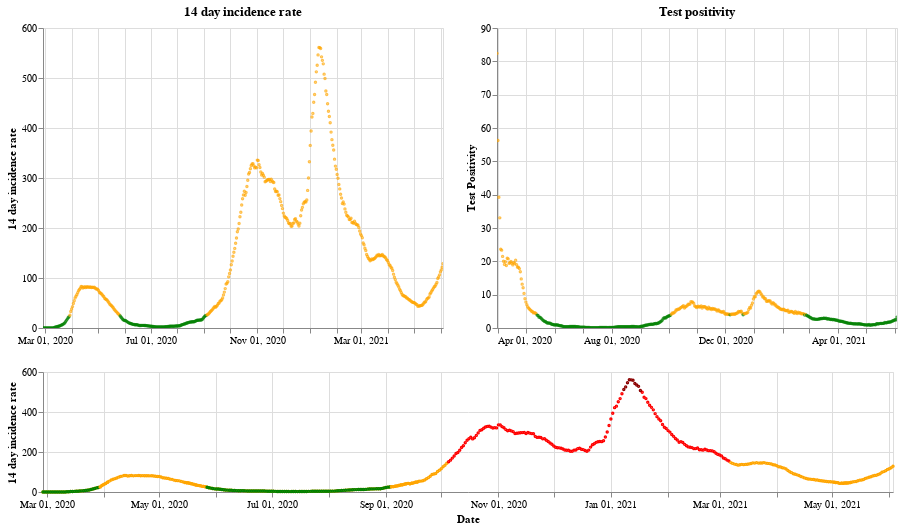

The notebook cell this image was saved under:
### Markdown cell above
## Scotland

### Code cell
plot_traffic_light('Scotland')

### Figure 1 — Vega-Lite specification as saved in the notebook (floating-point values rounded to 4 significant figures; data arrays with more than 128 entries replaced by an {"elided": "..."} marker saying what was removed)
{"config": {"view": {"continuousWidth": 400, "continuousHeight": 300}}, "vconcat": [{"hconcat": [{"mark": {"type": "point", "size": 2}, "encoding": {"color": {"condition": {"value": "green", "test": "(datum.twoWeeklyCasesRate <= 25)"}, "value": "orange"}, "tooltip": [{"type": "nominal", "field": "areaName"}, {"type": "temporal", "field": "date"}, {"type": "quantitative", "field": "twoWeeklyCasesRate"}, {"type": "quantitative", "field": "testPositivity"}], "x": {"type": "temporal", "axis": {"title": ""}, "field": "date", "scale": {"domain": {"selection": "DateBrush"}}, "timeUnit": "yearmonthdate"}, "y": {"type": "quantitative", "axis": {"title": "14 day incidence rate"}, "field": "twoWeeklyCasesRate"}}, "title": "14 day incidence rate", "width": 400}, {"mark": {"type": "point", "size": 2}, "encoding": {"color": {"condition": {"value": "green", "test": "(datum.testPositivity <= 4)"}, "value": "orange"}, "tooltip": [{"type": "nominal", "field": "areaName"}, {"type": "temporal", "field": "date"}, {"type": "quantitative", "field": "twoWeeklyCasesRate"}, {"type": "quantitative", "field": "testPositivity"}], "x": {"type": "temporal", "axis": {"title": ""}, "field": "date", "scale": {"domain": {"selection": "DateBrush"}}, "timeUnit": "yearmonthdate"}, "y": {"type": "quantitative", "axis": {"title": "Test Positivity"}, "field": "testPositivity"}}, "title": "Test positivity", "width": 400}]}, {"layer": [{"mark": {"type": "point", "size": 2}, "encoding": {"color": {"condition": {"value": "orange", "test": "((50 && datum.twoWeeklyCasesRate) < 150)"}, "value": "red"}, "opacity": {"condition": {"value": 1, "test": "((50 && datum.twoWeeklyCasesRate) < 500)"}, "value": 0}, "tooltip": [{"type": "nominal", "field": "areaName"}, {"type": "temporal", "field": "date"}, {"type": "quantitative", "field": "twoWeeklyCasesRate"}, {"type": "quantitative", "field": "testPositivity"}], "x": {"type": "temporal", "axis": {"title": "Date"}, "field": "date", "timeUnit": "yearmonthdate"}, "y": {"type": "quantitative", "axis": {"title": "14 day incidence rate"}, "field": "twoWeeklyCasesRate"}}, "selection": {"DateBrush": {"type": "interval", "encodings": ["x"], "fields": ["Time"]}}, "width": 850}, {"mark": {"type": "point", "size": 2}, "encoding": {"color": {"value": "darkred"}, "opacity": {"condition": {"value": 1, "test": "(datum.twoWeeklyCasesRate >= 500)"}, "value": 0}, "tooltip": [{"type": "nominal", "field": "areaName"}, {"type": "temporal", "field": "date"}, {"type": "quantitative", "field": "twoWeeklyCasesRate"}, {"type": "quantitative", "field": "testPositivity"}], "x": {"type": "temporal", "axis": {"title": "Date"}, "field": "date", "timeUnit": "yearmonthdate"}, "y": {"type": "quantitative", "axis": {"title": "14 day incidence rate"}, "field": "twoWeeklyCasesRate"}}, "width": 400}, {"mark": {"type": "point", "size": 2}, "encoding": {"color": {"condition": {"value": "green", "test": "((4 && datum.twoWeeklyCasesRate) < 25)"}, "value": "orange"}, "opacity": {"condition": {"value": 1, "test": "(datum.twoWeeklyCasesRate < 50)"}, "value": 0}, "tooltip": [{"type": "nominal", "field": "areaName"}, {"type": "temporal", "field": "date"}, {"type": "quantitative", "field": "twoWeeklyCasesRate"}, {"type": "quantitative", "field": "testPositivity"}], "x": {"type": "temporal", "axis": {"title": "Date"}, "field": "date", "timeUnit": "yearmonthdate"}, "y": {"type": "quantitative", "axis": {"title": "14 day incidence rate"}, "field": "twoWeeklyCasesRate"}}, "width": 400}], "height": 120, "width": 800}], "data": {"name": "data-28a5bf324abc777d06fb388a2d72c95a"}, "$schema": "https://vega.github.io/schema/vega-lite/v4.8.1.json", "datasets": {"data-28a5bf324abc777d06fb388a2d72c95a": {"elided": "462 records"}}}
